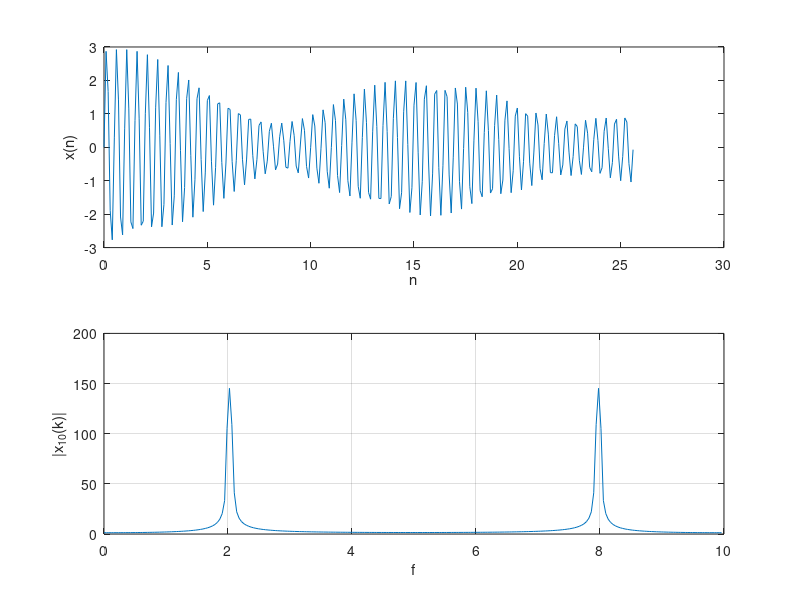

Write MATLAB code to recreate this figure.
f1 = 2;
f2 = 2.02;
f3 = 2.07;

t = 0:0.1:25.6;
N = 257;
f = t / N * 100;

x = sin(2 * pi * f1 * t) + sin(2 * pi * f2 * t) + sin(2 * pi * f3 * t);
X = fft(x);

subplot(2, 1, 1);
plot(t, x);
xlabel('n');
ylabel('x(n)');

subplot(2, 1, 2);
plot(f, abs(X));
ylabel('|x_{10}(k)|');
xlabel('f');
grid on;
